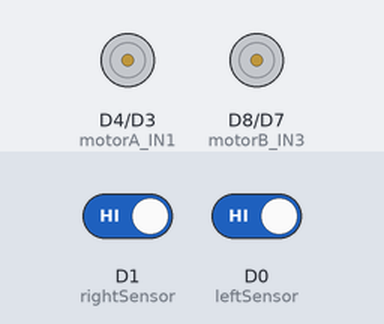
The sketch below on a simulated ESP8266 (NodeMCU). On the bench: motor-driver pin pairs drawn as motors (green arrow = first pin HIGH = forward, orange = second pin HIGH = backward, longer = more drive, scaled by the enable pin). The inputs (shaded band) are chosen by the test bench; at power-on: D1 (rightSensor) HIGH, D0 (leftSensor) HIGH.

Above: at 1.2 s.
1.3 s: D1 (rightSensor) driven LOW
At 1.7 s:
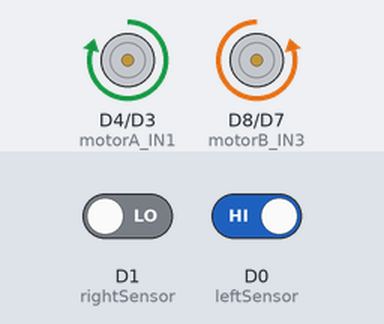
2.8 s: D0 (leftSensor) driven LOW
At 4.0 s:
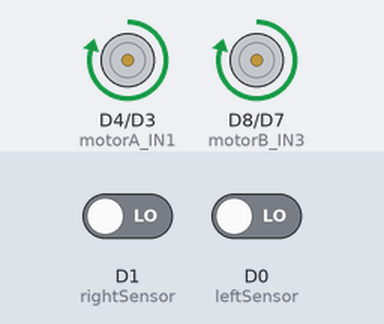
4.3 s: D1 (rightSensor) driven HIGH
At 5.1 s:
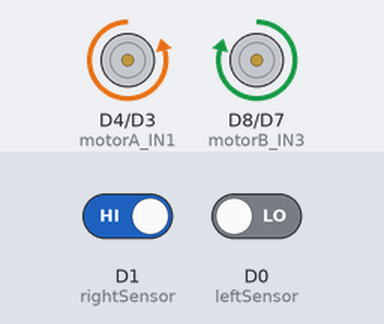
Timing chart, 0 to 7.3 s (numbered marks = the images above; inputs shaded):
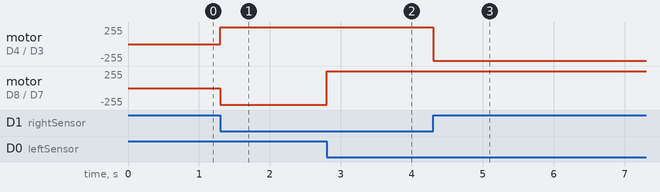

The sketch:

Line_Following_Robot_Using_IR.ino
```cpp
const int motorA_IN1 = D4;
const int motorA_IN2 = D3;
const int motorB_IN3 = D8;
const int motorB_IN4 = D7;
const int motorA_ENA = D2;
const int motorB_ENB = D5;

const int leftSensor = D0;
const int rightSensor = D1;

void setup() {
  pinMode(motorA_IN1, OUTPUT);
  pinMode(motorA_IN2, OUTPUT);
  pinMode(motorB_IN3, OUTPUT);
  pinMode(motorB_IN4, OUTPUT);
  pinMode(motorA_ENA, OUTPUT);
  pinMode(motorB_ENB, OUTPUT);
  pinMode(leftSensor, INPUT);
  pinMode(rightSensor, INPUT);

  stopMotors();
}

void loop() {
  int Statel = digitalRead(leftSensor);
  int Stater = digitalRead(rightSensor);

  if (Statel == LOW && Stater == LOW) {
    moveForward();
  }
  else if (Statel == HIGH && Stater == LOW) {
    turnRight();
  }
  else if (Statel == LOW && Stater == HIGH) {
    turnLeft();
  }
  else {
    stopMotors();
  }
}

void moveForward() {
  digitalWrite(motorA_IN1, HIGH);
  digitalWrite(motorA_IN2, LOW);
  digitalWrite(motorB_IN3, HIGH);
  digitalWrite(motorB_IN4, LOW);
  analogWrite(motorA_ENA, 250);
  analogWrite(motorB_ENB, 250);
}

void turnRight() {
  digitalWrite(motorA_IN1, HIGH);
  digitalWrite(motorA_IN2, LOW);
  digitalWrite(motorB_IN3, LOW);
  digitalWrite(motorB_IN4, HIGH);
  analogWrite(motorA_ENA, 250);
  analogWrite(motorB_ENB, 250);
}

void turnLeft() {
  digitalWrite(motorA_IN1, LOW);
  digitalWrite(motorA_IN2, HIGH);
  digitalWrite(motorB_IN3, HIGH);
  digitalWrite(motorB_IN4, LOW);
  analogWrite(motorA_ENA, 250);
  analogWrite(motorB_ENB, 250);
}

void stopMotors() {
  digitalWrite(motorA_IN1, LOW);
  digitalWrite(motorA_IN2, LOW);
  digitalWrite(motorB_IN3, LOW);
  digitalWrite(motorB_IN4, LOW);
  analogWrite(motorA_ENA, 0);
  analogWrite(motorB_ENB, 0);
}
```

Measured:
- after the input at 1.3 s, motor on D4 (motorA_IN1) / D3 (motorA_IN2): stopped → forward 250/255 at once; motor on D8 (motorB_IN3) / D7 (motorB_IN4): stopped → backward 250/255 at once
- after the input at 2.8 s, motor on D8 (motorB_IN3) / D7 (motorB_IN4): backward 250/255 → forward 250/255 at once
- after the input at 4.3 s, motor on D4 (motorA_IN1) / D3 (motorA_IN2): forward 250/255 → backward 250/255 at once
